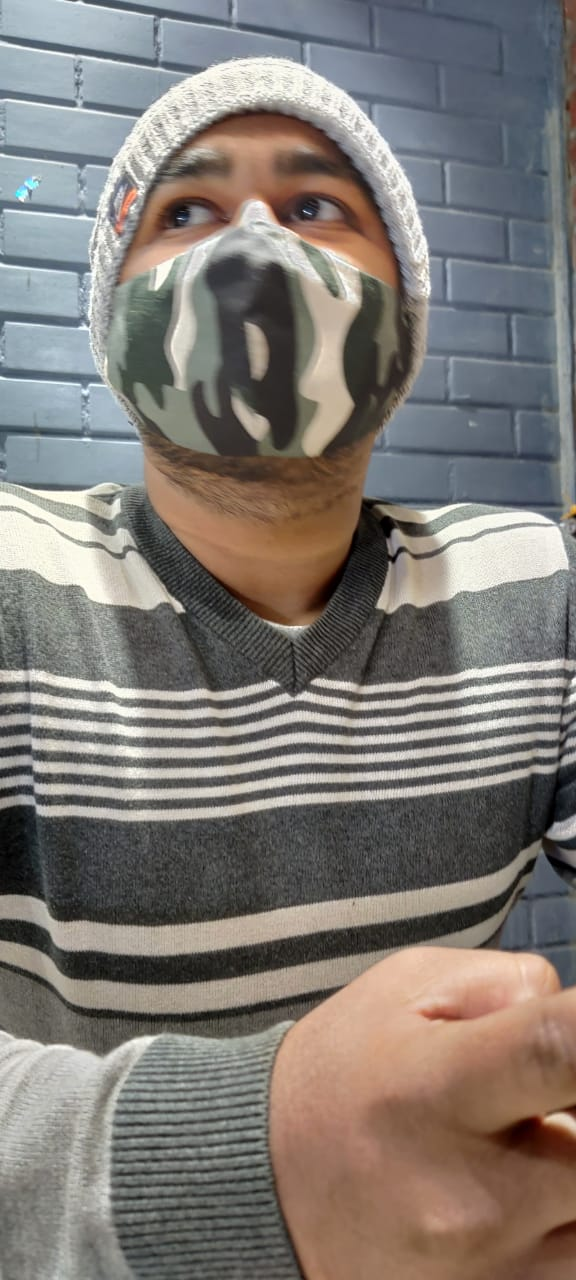
#> input picture photos/2.jpeg, 576 x 1280 px
$ python spitmerge.py
#> lines starting #> are read from the running program, lines starting #| are printed output that depends on the picture
import cv2 as cv
import numpy as np

img = cv.imread('photos/2.jpeg')
#> img is the input picture: shape (1280, 576, 3); mean B, G, R 117, 122.2, 128
cv.imshow('image',img)

b,g,r = cv.split(img)
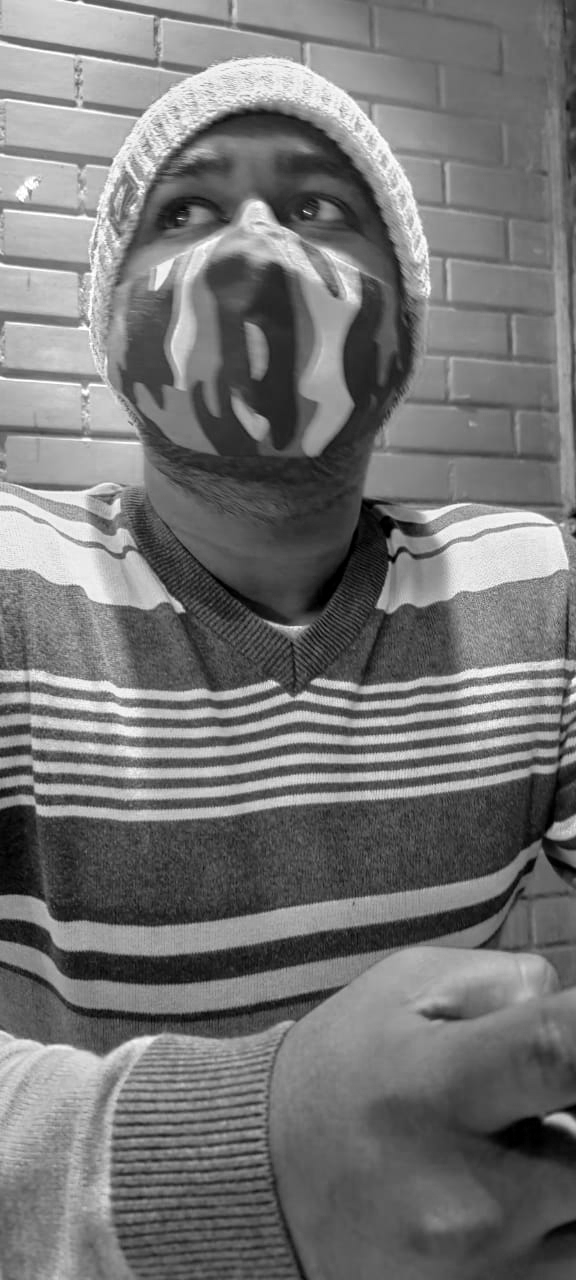
#> b: shape (1280, 576); min 0, max 255, mean 117
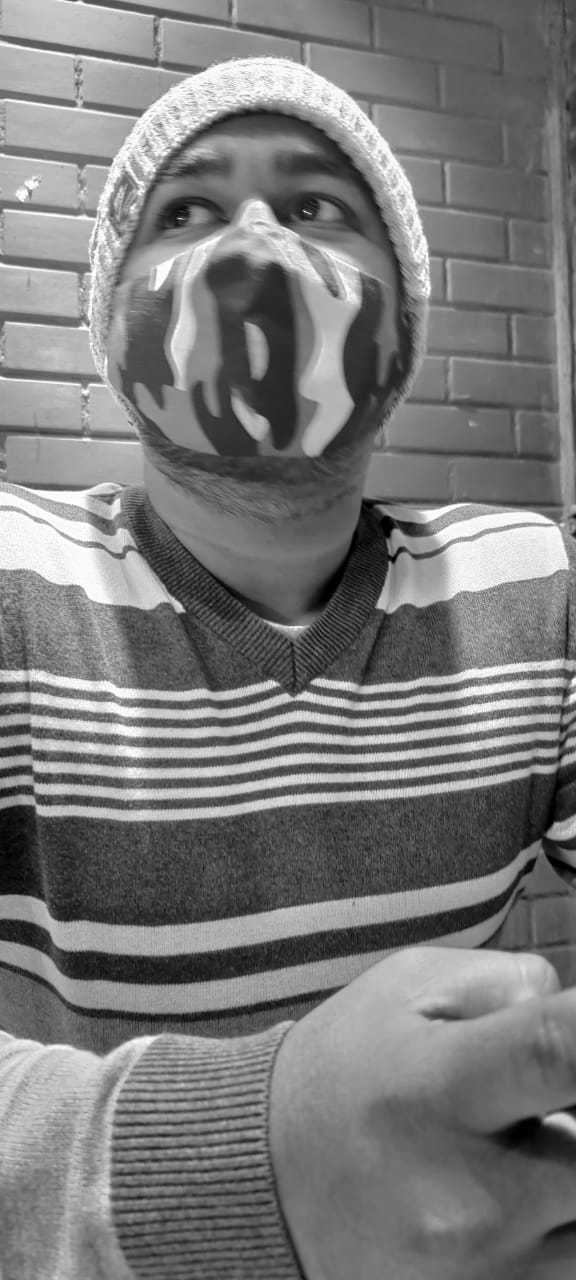
#> g: shape (1280, 576); min 0, max 255, mean 122.2
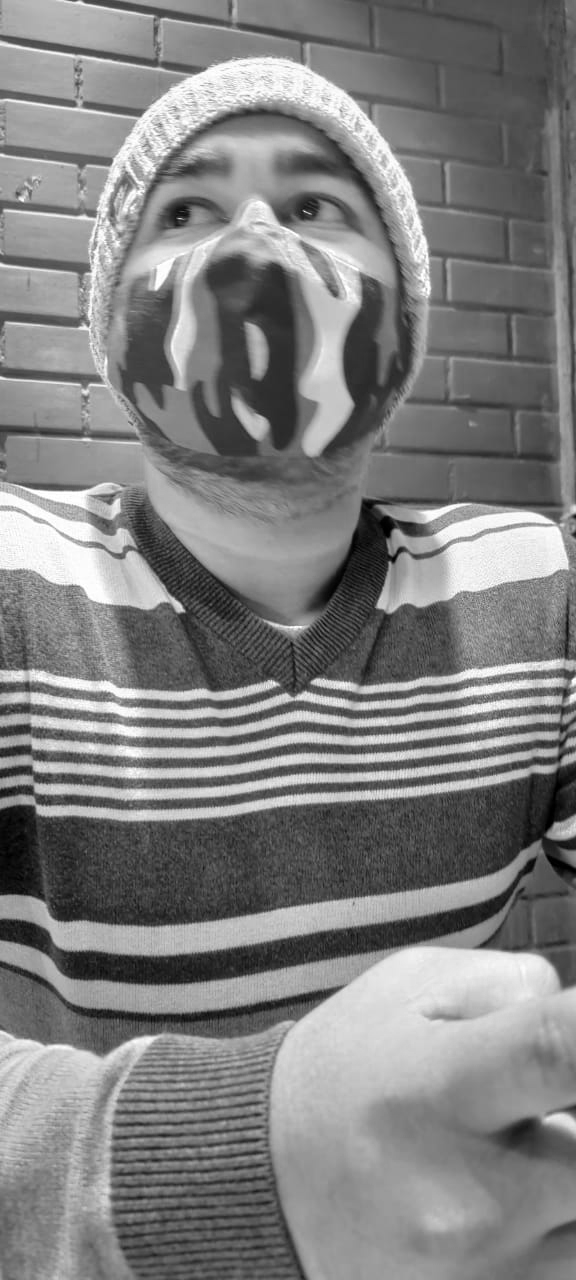
#> r: shape (1280, 576); min 0, max 255, mean 128
blank=np.zeros(img.shape[:2],dtype='uint8')
blue =cv.merge([b,blank,blank])
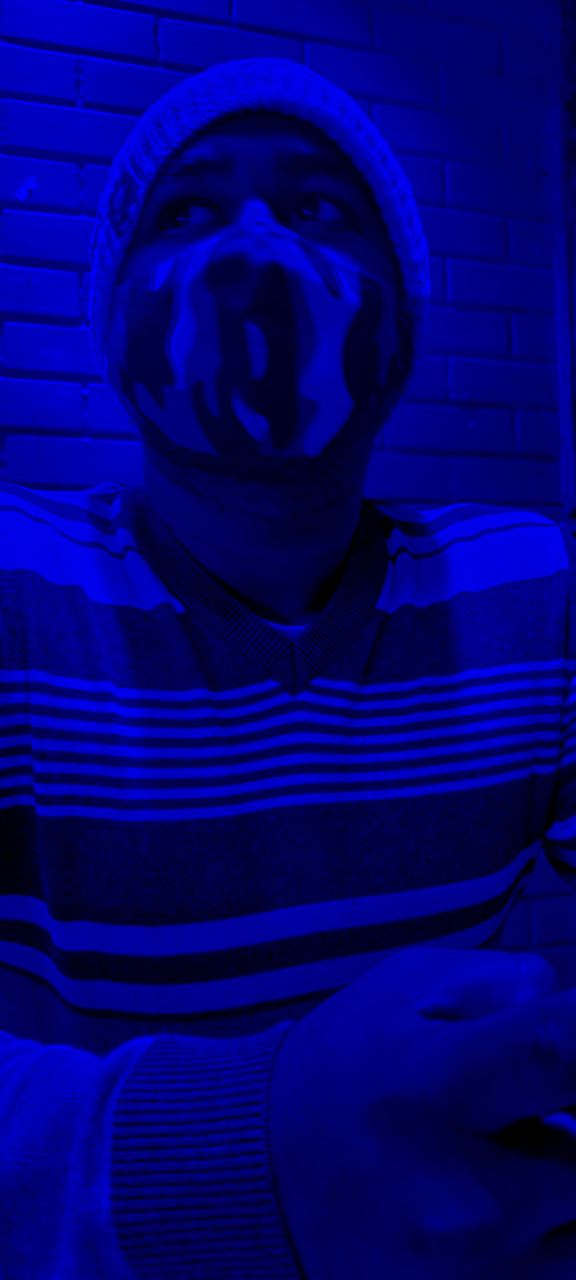
#> blue: shape (1280, 576, 3); mean of channels 0, 1, 2 117, 0, 0; drawn as B, G, R
green =cv.merge([blank,g,blank])
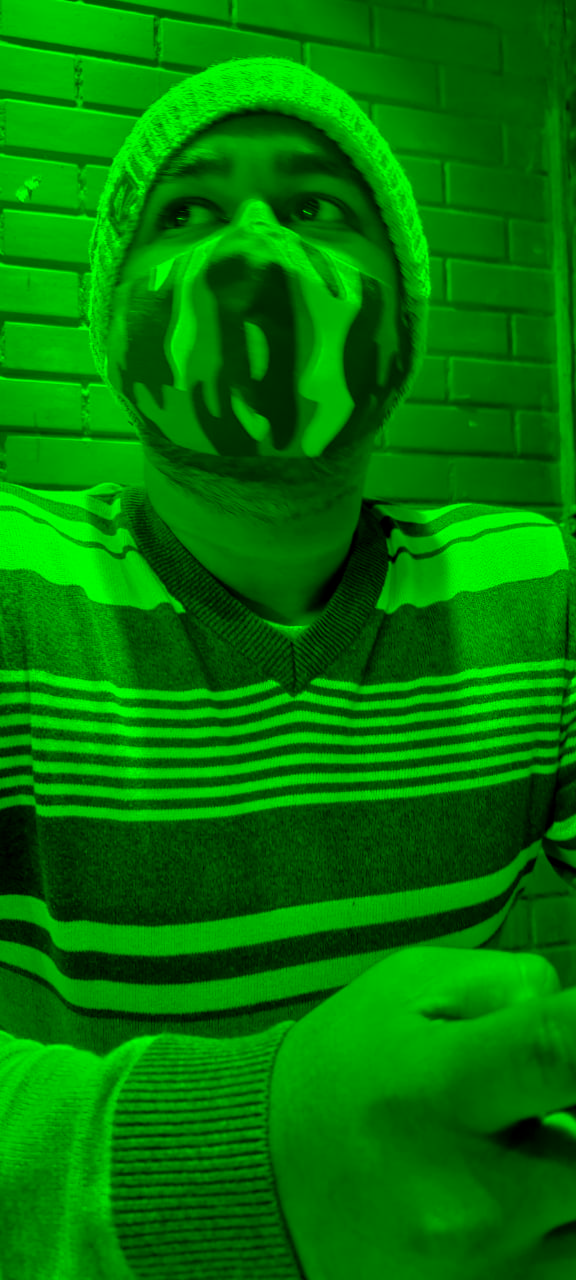
#> green: shape (1280, 576, 3); mean of channels 0, 1, 2 0, 122.2, 0; drawn as B, G, R
red =cv.merge([blank,blank,r])
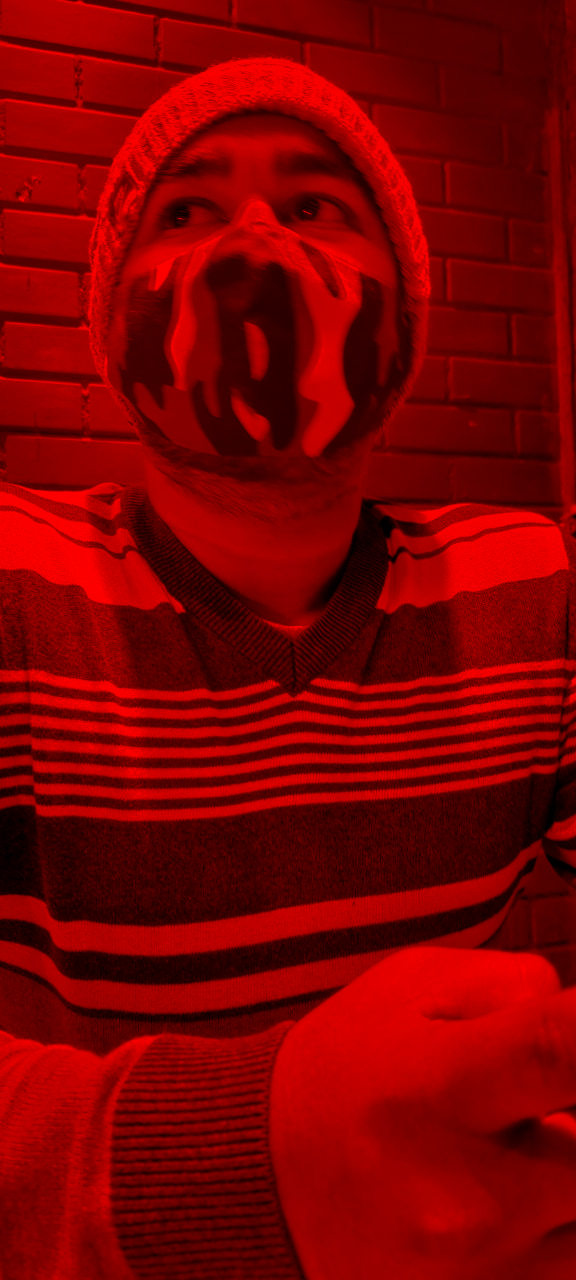
#> red: shape (1280, 576, 3); mean of channels 0, 1, 2 0, 0, 128; drawn as B, G, R

cv.imshow('Blue',blue)
cv.imshow('Green',green)
cv.imshow('REd',red)

print(img.shape)
#| (1280, 576, 3)
print(b.shape)
#| (1280, 576)
print(g.shape)
#| (1280, 576)
print(r.shape)
#| (1280, 576)

merged =cv.merge([b,g,r])
cv.imshow('Merged',merged)

cv.waitKey(0)

$ run again, with photos/3.jpeg copied over photos/2.jpeg
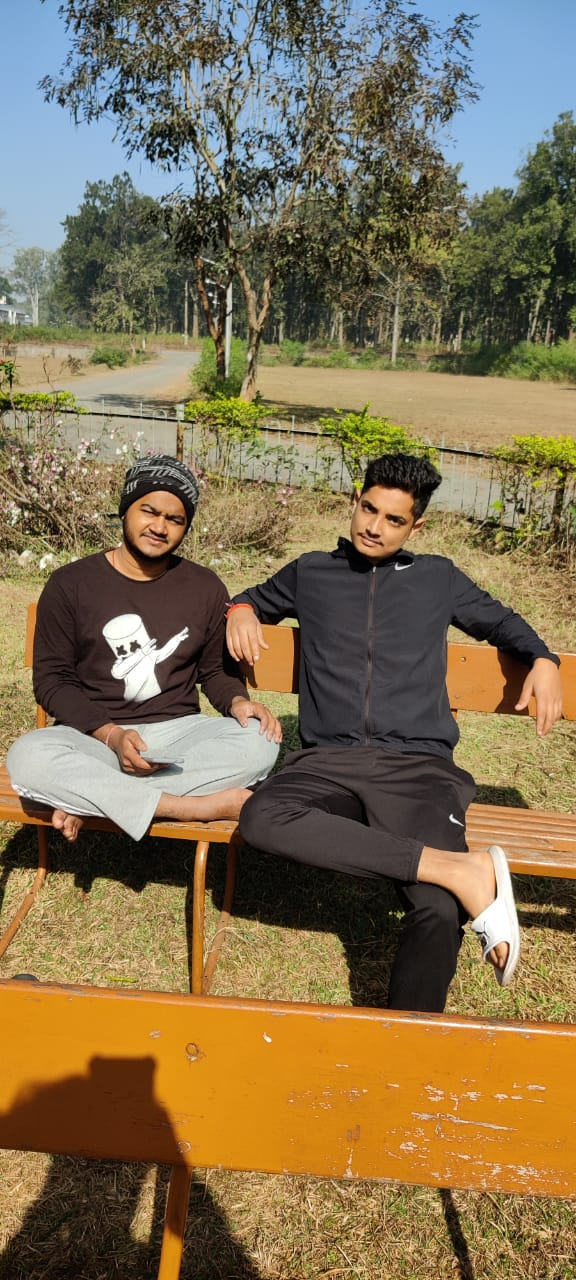
#> input picture photos/3.jpeg, 576 x 1280 px
#> img is the input picture: shape (1280, 576, 3); mean B, G, R 81.2, 112.6, 129.7
#> `green =cv.merge([blank,g,blank])`:
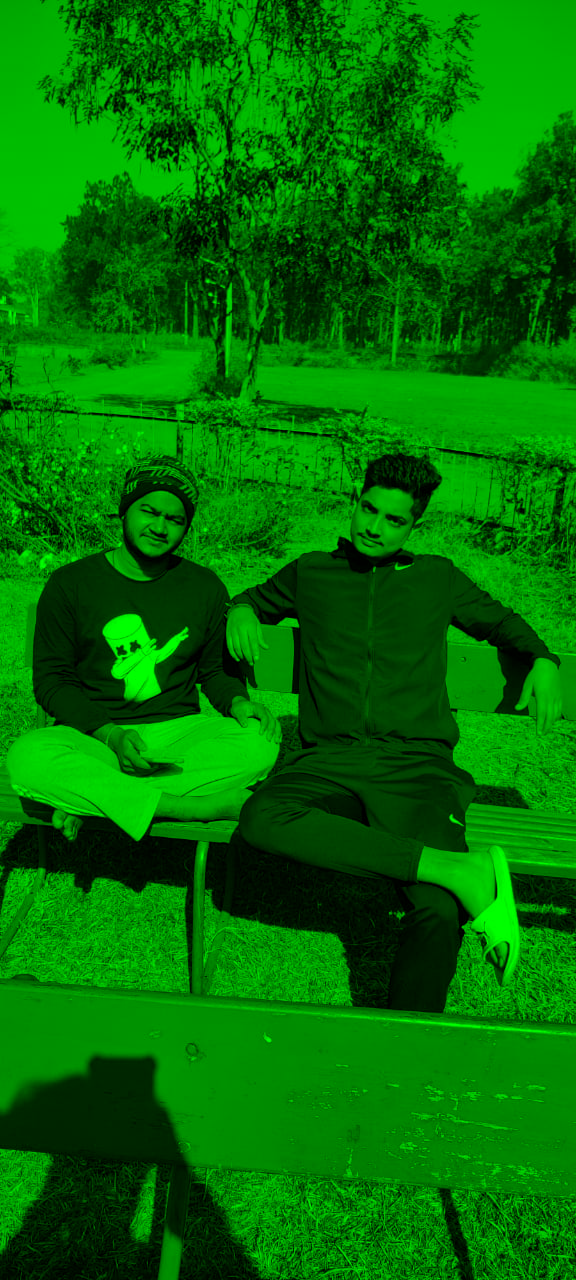
#> green: shape (1280, 576, 3); mean of channels 0, 1, 2 0, 112.6, 0; drawn as B, G, R
#> `red =cv.merge([blank,blank,r])`:
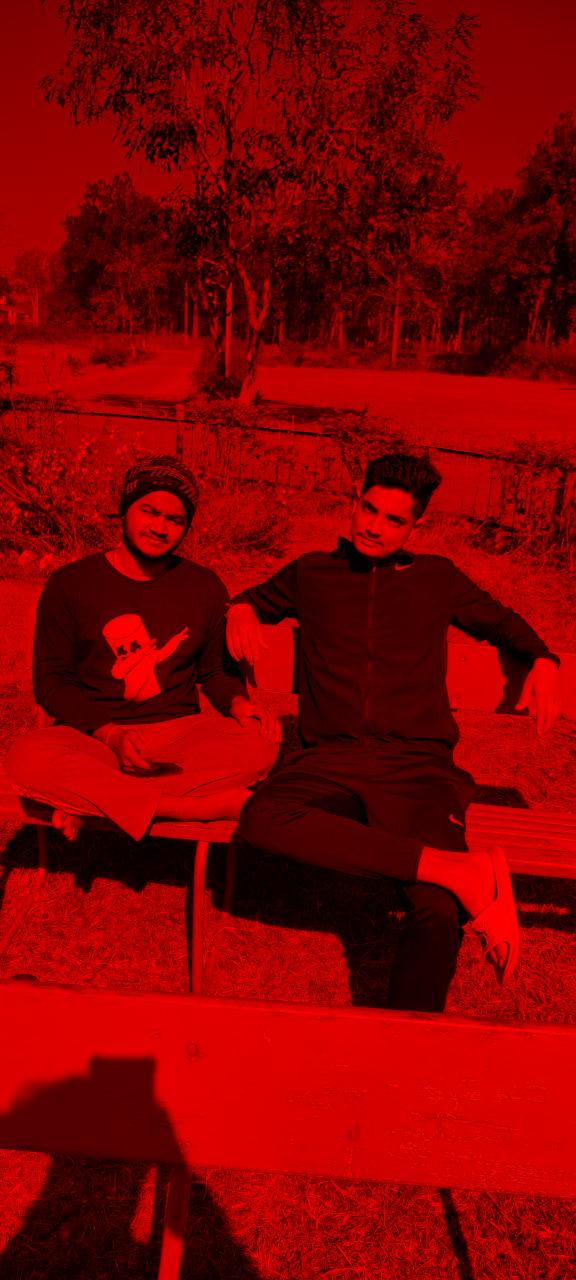
#> red: shape (1280, 576, 3); mean of channels 0, 1, 2 0, 0, 129.7; drawn as B, G, R
#| (1280, 576, 3)
#| (1280, 576)
#| (1280, 576)
#| (1280, 576)

$ run again, with photos/1.jpg copied over photos/2.jpeg
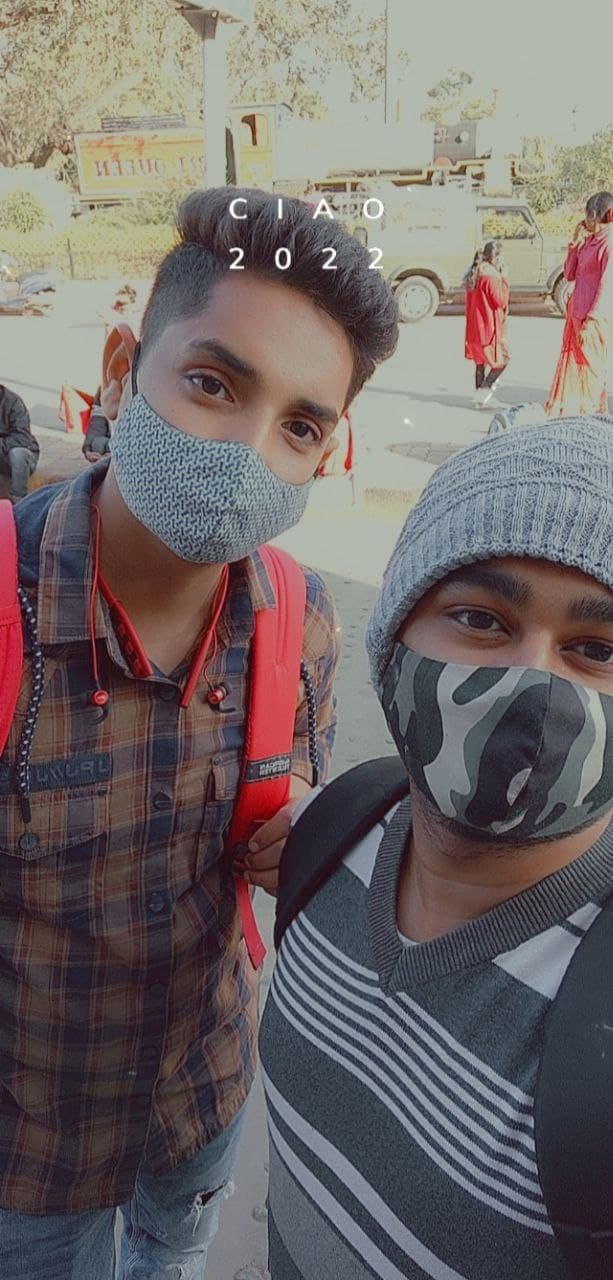
#> input picture photos/1.jpg, 613 x 1280 px
#> img is the input picture: shape (1280, 613, 3); mean B, G, R 103.9, 104.4, 112.7
#> `green =cv.merge([blank,g,blank])`:
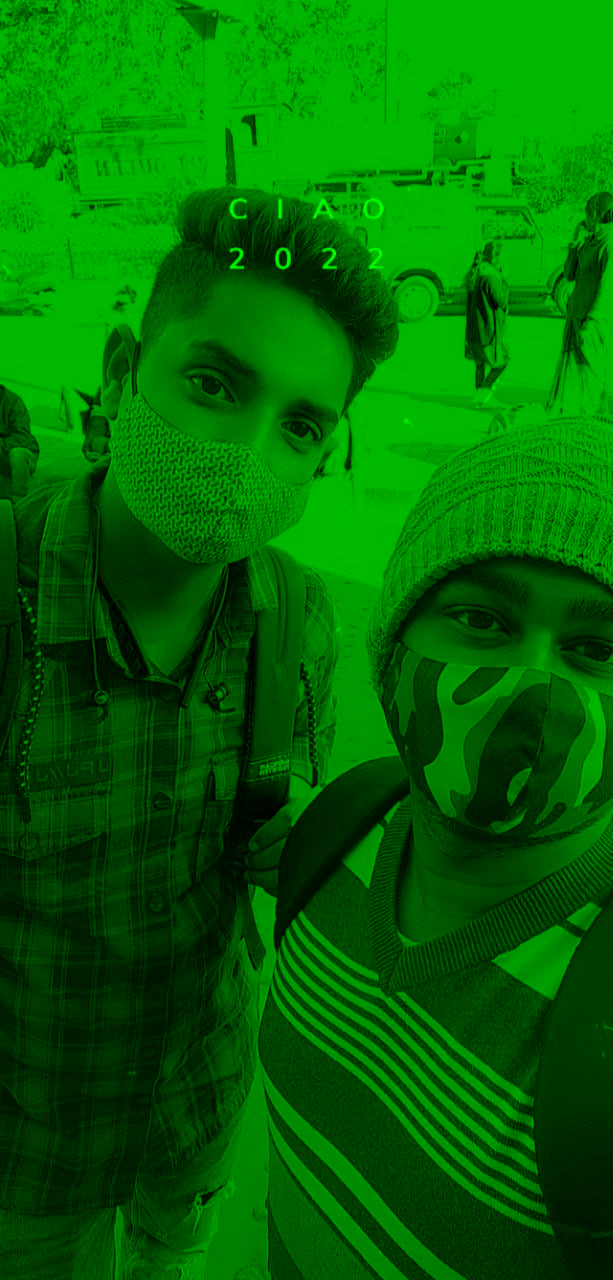
#> green: shape (1280, 613, 3); mean of channels 0, 1, 2 0, 104.4, 0; drawn as B, G, R
#> `red =cv.merge([blank,blank,r])`:
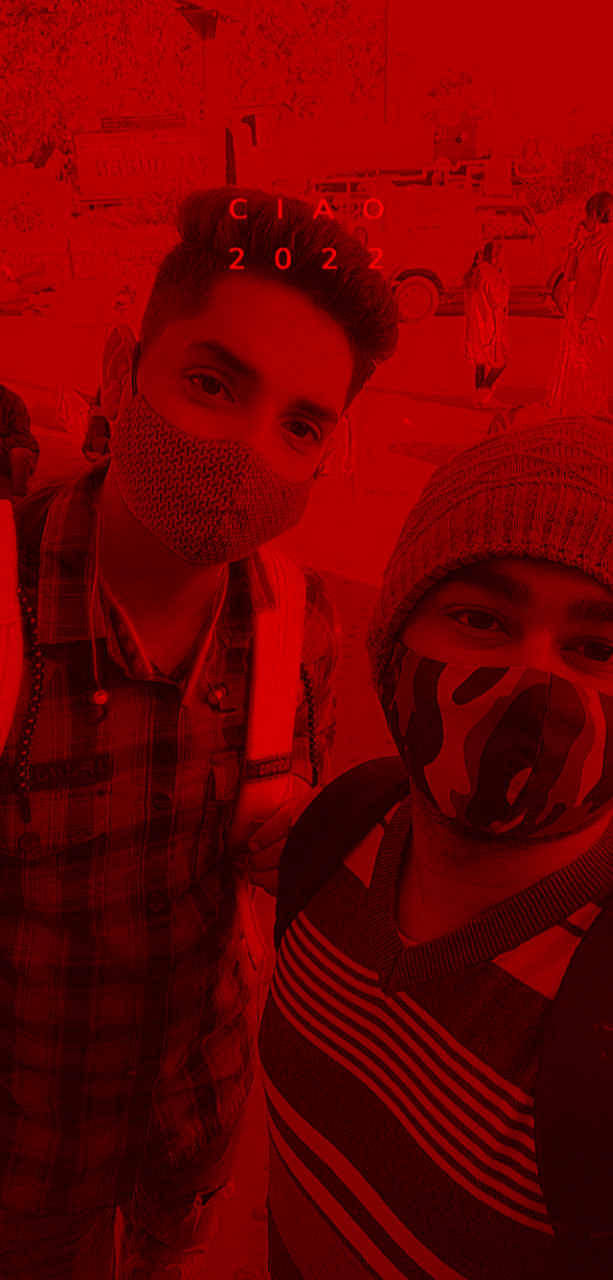
#> red: shape (1280, 613, 3); mean of channels 0, 1, 2 0, 0, 112.7; drawn as B, G, R
#| (1280, 613, 3)
#| (1280, 613)
#| (1280, 613)
#| (1280, 613)

$ run again, with photos/dog.jpg copied over photos/2.jpeg
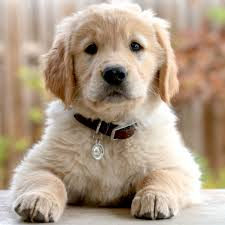
#> input picture photos/dog.jpg, 225 x 225 px
#> img is the input picture: shape (225, 225, 3); mean B, G, R 135.4, 155.9, 175.6
#> `green =cv.merge([blank,g,blank])`:
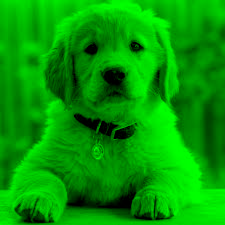
#> green: shape (225, 225, 3); mean of channels 0, 1, 2 0, 155.9, 0; drawn as B, G, R
#> `red =cv.merge([blank,blank,r])`:
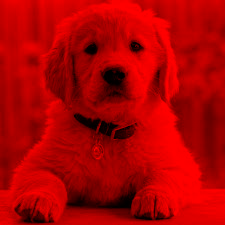
#> red: shape (225, 225, 3); mean of channels 0, 1, 2 0, 0, 175.6; drawn as B, G, R
#| (225, 225, 3)
#| (225, 225)
#| (225, 225)
#| (225, 225)
